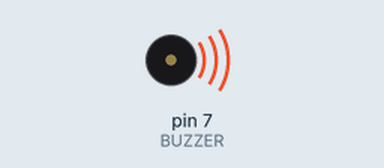
Recording of a sketch running on a simulated Arduino Uno, built with avr-gcc and run on an emulated ATmega328P. Parts: buzzer (waves = sounding).

Above: at 0.1 s.
Timing chart, 0 to 1.6 s (numbered marks = the images above):
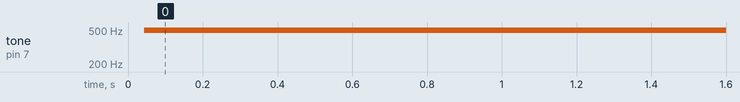

Measured:
- by itself, tone on pin 7 (BUZZER): silent → 496 Hz at 0.04 s

The sketch:

buzzer_2.ino
```cpp
int BUZZER = 7;

void setup() {
  pinMode(BUZZER, OUTPUT);
}

void loop() {
  unsigned char i,j;
  while (1) {
    for (i = 0; i < 80; ++i) {
      digitalWrite(BUZZER, HIGH);
      delay(1);
      digitalWrite(BUZZER, LOW);
      delay(1);
    }
    for (i = 0; i < 100; ++i) {
      digitalWrite(BUZZER, HIGH);
      digitalWrite(BUZZER, LOW);
      delay(2);
    }
  }
}
```
